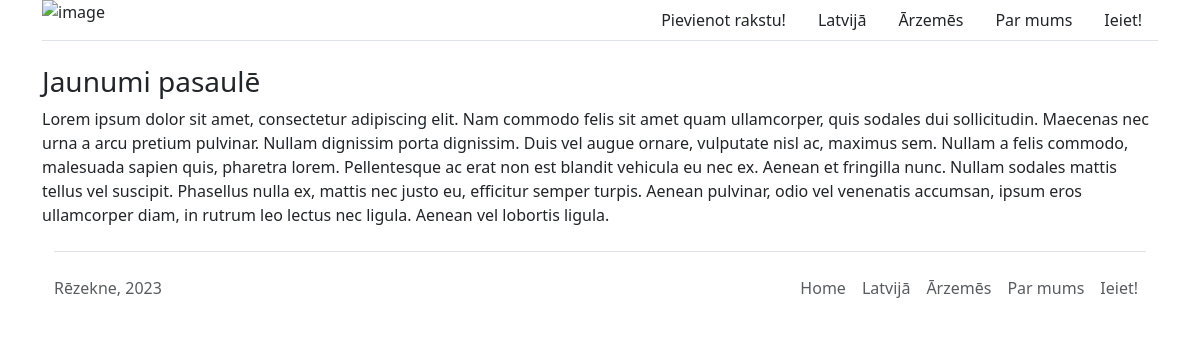
The app's page /article/1/ with its own data.
### main/models.py (models this page shows, shortened)
class Article(models.Model):
    title = models.CharField(max_length=30)
    text = models.TextField()
    image = models.ImageField(blank=True)
    category = models.ForeignKey(Category, on_delete=models.CASCADE, blank=True, null=True)
    pub_date = models.DateTimeField(auto_now_add=True, blank=True, null=True)

### main/views.py (the view)
# urls.py: path("article/<int:article_id>/", views.article, name="article"),
def article(request, article_id):
    data = Article.objects.get(id=article_id)
    return render(request, "article.html", {"article": data})

### main/template/article.html (shortened to what this page needs)
{% extends 'base.html' %}
{% block content %}
    <h3>{{ article.title }}</h3>
    <p>{{ article.text }}</p>
{% endblock content %}

### main/static/CSS/base.css (style rules this page uses)
body { margin: 0px; padding: 0px; }

### records on screen
Article: title "Jaunumi pasaulē", text "Lorem ipsum dolor sit amet, consectetur adipiscing elit. Nam commodo felis sit amet quam ullamcorper, quis sodales dui sollicitudin. Maecenas nec urna a arcu pretium pulvinar. Nullam dignissim porta dignissim. Duis vel augue ornare, vulputate nisl ac, maximus sem. Nullam a felis commodo, malesuada sapien quis, pharetra lorem. Pellentesque ac erat non est blandit vehicula eu nec ex. Aenean et fringilla nunc. Nullam sodales mattis tellus vel suscipit. Phasellus nulla ex, mattis nec justo eu, efficitur semper turpis. Aenean pulvinar, odio vel venenatis accumsan, ipsum eros ullamcorper diam, in rutrum leo lectus nec ligula. Aenean vel lobortis ligula."
